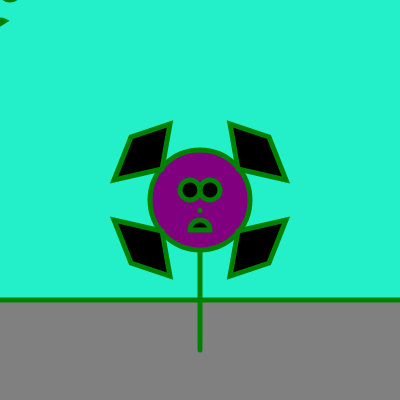
Frame 1 (no input)
Frame 60 (no input): identical to frame 1, image omitted
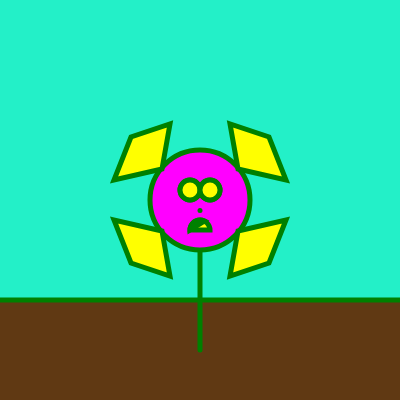
Frame 120 (the mouse pressed at the canvas centre since frame 60)

The p5.js sketch that drew these frames (run headless with seeded random() and noise() and a simulated clock; from frame 60 on, the mouse is pressed at the canvas centre):

// p5.js sketch
// ── sketch.js
var num1 = 5;
var charColor1 = "purple";
var charColor2 = "black";
var charColor3 = "gray";
//var charColor3 = "#603913";
var facePosX = 200;
var facePosY = 200;
var eyeSize = 20;

function setup() {
  //canvas dimensions
  createCanvas(400,400);

}

function draw() {
  //fresh page for draw loop
  background(35,240,200);
  //
  stroke('green');
  strokeWeight(num1);
  //floor
  fill(charColor3);
  rect(-10,300,420,150);
  //stem
  line(200,200,200,350);
  //face
  fill(charColor1);
  ellipse(200,200,100,100);
  //eyes
  fill(charColor2);
  ellipse(190,190,eyeSize,eyeSize);
  ellipse(210,190,eyeSize,eyeSize);
  //nose
  stroke("green");
  point(width/2,height/1.9);
  //petals
  //(1st) lower right petal
  //added 200 to each standard quad value for positioning
  quad(238,231,286,220,269,263,230,276);
  //(2nd) upper left petal
  //subtracted standard quad values from 200 to balance
  quad(162,169,114,180,131,137,170,124);
  //(3rd) lower left petal
  //copied (2nd) quad and used (1st) quad y-values
  quad(162,231,114,220,131,263,170,276);
  //(4th) upper right petal
  //copied (1st) quad and used (2nd) quad y-values
  quad(238,169,286,180,269,137,230,124);

  //mouth
  arc(200, 230, 20, 20, PI, TWO_PI,CHORD);

  //adds movement
  facePosX = mouseX;
  facePosY = mouseY;

  //
  stroke('green');
  strokeWeight(num1);

  //eyes
  fill("yellow");
  ellipse(facePosX - 10,facePosY - 10,eyeSize,eyeSize);
  ellipse(facePosX + 10,facePosY - 10,eyeSize,eyeSize);

  //mouth
  arc(facePosX, facePosY + 30, 20, 20, PI, PI + 90, CHORD);
  //  arc(facePosX, facePosY + 30, 20, 20, TWO_PI, PI, CHORD);

}

function mousePressed(){
  charColor1 = "magenta";
  charColor2 = "yellow";
  charColor3 = "#603913";

}
